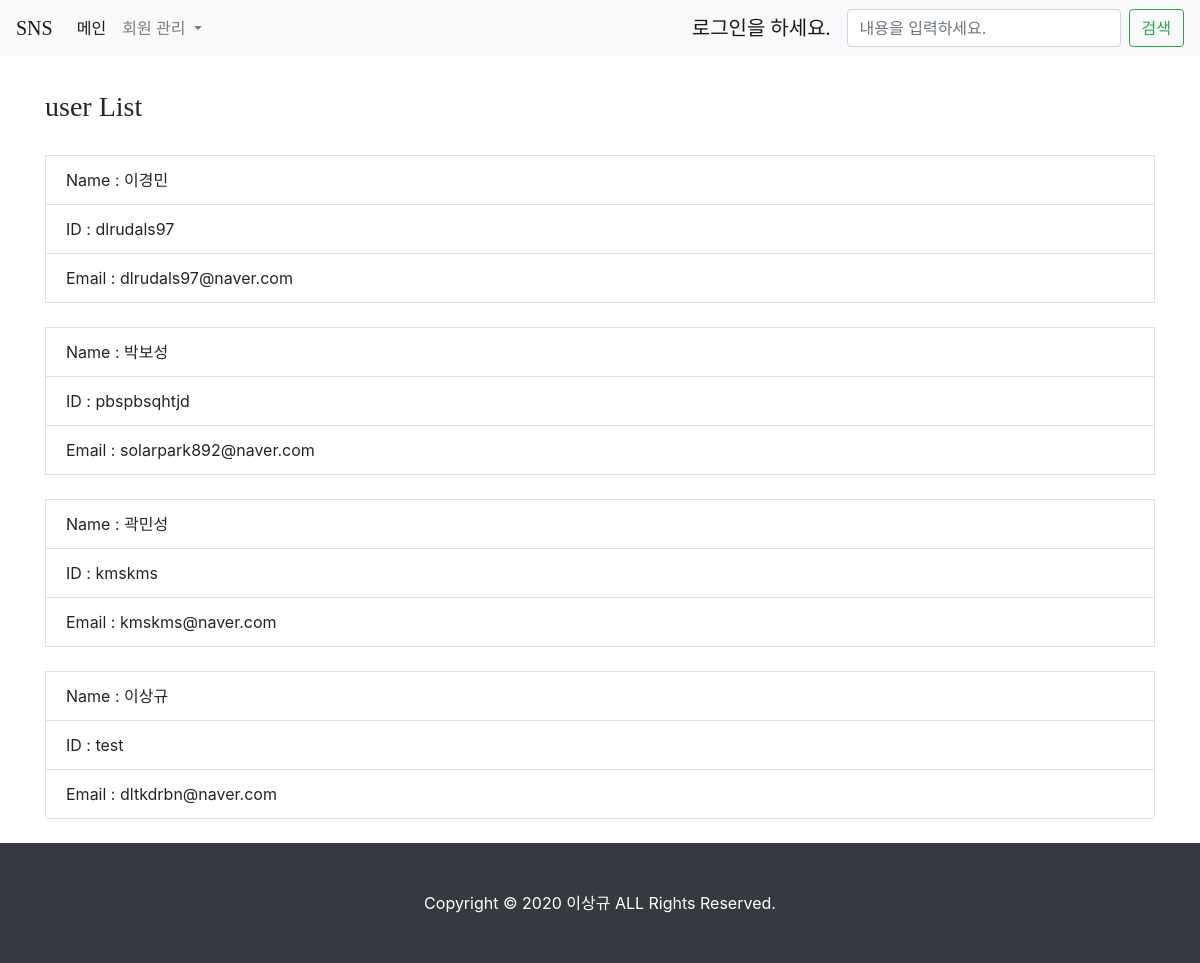
Page /userlist.php on the committed database.
### tables this page shows
CREATE TABLE `project_user` (
  `number` int(11) NOT NULL,
  `userid` varchar(30) DEFAULT NULL,
  `userpw` varchar(30) DEFAULT NULL,
  `username` varchar(10) DEFAULT NULL,
  `useremail` varchar(80) DEFAULT NULL
);

### userlist.php (the view, shortened to what this page needs)
<!DOCTYPE html>
<html>
<head>
<link rel="stylesheet" href="https://cdn.jsdelivr.net/npm/bootstrap@4.5.3/dist/css/bootstrap.min.css">
<link rel="stylesheet" type="text/css" href="./css/custum.css">
</head>
<body>
  <header>
    	<?php include "header.php";?>
  </header>
  <div class="container">
      <div class="row">
        <div class="col-12">
          <h3><br />user List</h3>
          <ul class="list-group">
        <?php
  		    $con = mysqli_connect("localhost", "user1", "12345", "project");
  		    $sql = "select * from project_user order by number desc";
  		    $result = mysqli_query($con, $sql);
  		    $total_record = mysqli_num_rows($result);
  		    for ($i=0; $i<$total_record; $i++)
          {
            mysqli_data_seek($result, $i);
            $row = mysqli_fetch_array($result);
   	          $userid    = $row["userid"];
   	          $username     = $row["username"];
  		        $useremail   = $row["useremail"];
        ?>
        <br />
          <li class="list-group-item">Name : <?= $username?></li>
          <li class="list-group-item">ID : <?= $userid?></li>
          <li class="list-group-item">Email : <?= $useremail?></li>
        <?php
        }
        ?>
      </ul>
             </div>
           </div>
         </div>
  <footer>
    	<?php include "footer.php";?>
  </footer>
</body>
</html>

### css/custum.css (style rules this page uses)
.navbar-brand, h1, h2, h3, h4 { font-family:'Jeju Gothic'; }
body { font-family:'Nanum Gothic' }

### rows in the picture
project_user: username "이경민", userid "dlrudals97", useremail "dlrudals97@naver.com"
project_user: username "박보성", userid "pbspbsqhtjd", useremail "solarpark892@naver.com"
project_user: username "곽민성", userid "kmskms", useremail "kmskms@naver.com"
project_user: username "이상규", userid "test", useremail "dltkdrbn@naver.com"
